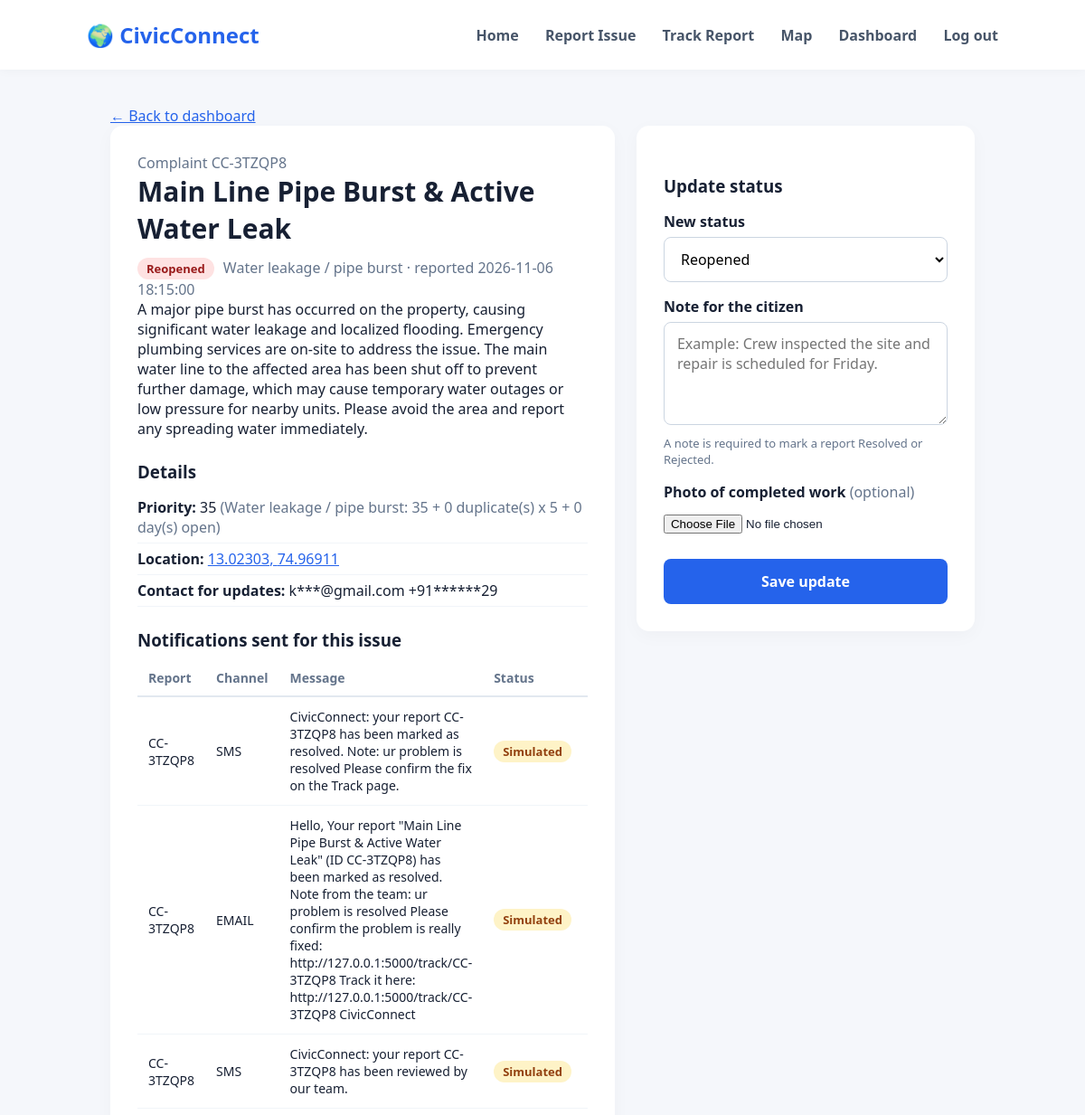
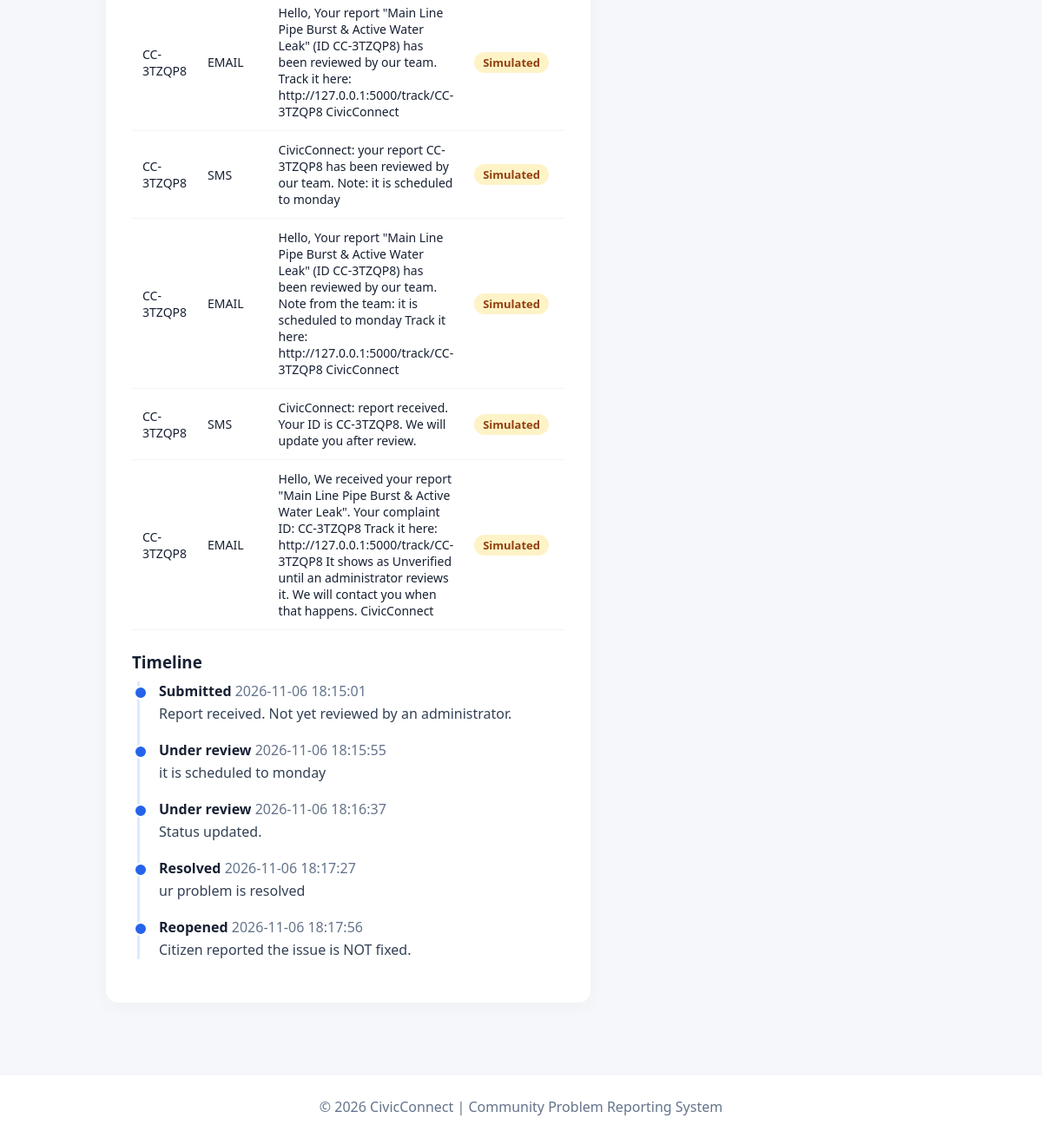
Page /admin/report/52 (signed in) on the committed database (2 pictures, top to bottom).
### tables this page shows
CREATE TABLE reports (
            id INTEGER PRIMARY KEY AUTOINCREMENT,
            complaint_id TEXT UNIQUE NOT NULL,
            title TEXT NOT NULL,
            description TEXT NOT NULL,
            category TEXT NOT NULL,
            lat REAL,
            lng REAL,
            image TEXT,
            status TEXT NOT NULL DEFAULT 'submitted',
            is_verified INTEGER NOT NULL DEFAULT 0,
            duplicate_of INTEGER,
            duplicate_count INTEGER NOT NULL DEFAULT 0,
            citizen_verified INTEGER,
            created_at TEXT NOT NULL,
            updated_at TEXT NOT NULL,
            resolved_at TEXT
        , email TEXT, phone TEXT, contact_email TEXT, contact_phone TEXT);

CREATE TABLE notifications (
            id INTEGER PRIMARY KEY AUTOINCREMENT,
            report_id INTEGER NOT NULL,
            channel TEXT NOT NULL,
            recipient TEXT NOT NULL,
            subject TEXT,
            message TEXT NOT NULL,
            status TEXT NOT NULL DEFAULT 'pending',
            error TEXT,
            created_at TEXT NOT NULL,
            FOREIGN KEY (report_id) REFERENCES reports(id)
        );

CREATE TABLE status_updates (
            id INTEGER PRIMARY KEY AUTOINCREMENT,
            report_id INTEGER NOT NULL,
            status TEXT NOT NULL,
            note TEXT,
            proof_image TEXT,
            created_at TEXT NOT NULL,
            FOREIGN KEY (report_id) REFERENCES reports(id)
        );

### app.py (the view, shortened to what this page needs)
@app.route("/admin/report/<int:report_id>", methods=["GET", "POST"])
@admin_required
def admin_report(report_id):
    db = get_db()
    r = db.execute("SELECT * FROM reports WHERE id = ?", (report_id,)).fetchone()
    if not r:
        abort(404)
    history = db.execute("SELECT * FROM status_updates WHERE report_id = ? ORDER BY id", (r["id"],)).fetchall()
    linked = db.execute(
        "SELECT complaint_id, created_at FROM reports WHERE duplicate_of = ? ORDER BY id", (r["id"],)
    ).fetchall()
    original = None
    if r["duplicate_of"]:
        original = db.execute("SELECT id, title FROM reports WHERE id = ?", (r["duplicate_of"],)).fetchone()
    score, reason = priority(r)
    sent = db.execute(
        """SELECT n.*, rp.complaint_id FROM notifications n
           JOIN reports rp ON rp.id = n.report_id
           WHERE n.report_id = ? OR rp.duplicate_of = ?
           ORDER BY n.id DESC LIMIT 30""",
        (r["id"], r["id"]),
    ).fetchall()
    return render_template(
        "admin_report.html", r=r, history=history, linked=linked, original=original,
        score=score, reason=reason, sent=sent,
    )

### app.py (called while the page is built)
def get_db():
    if "db" not in g:
        g.db = sqlite3.connect(DB_PATH)
        g.db.row_factory = sqlite3.Row
    return g.db

def parse_time(value):
    try:
        return datetime.strptime(value, "%Y-%m-%d %H:%M:%S")
    except (TypeError, ValueError):
        return None

def priority(report):
    label, weight = CATEGORIES.get(report["category"], ("Other", 10))
    created = parse_time(report["created_at"])
    days = max((datetime.now() - created).days, 0) if created else 0
    dups = min(report["duplicate_count"], 10)
    score = weight + dups * 5 + min(days, 30)
    reason = f"{label}: {weight} + {dups} duplicate(s) x 5 + {days} day(s) open"
    return score, reason

@app.template_filter("mask_email")
def mask_email(value):
    if not value or "@" not in value:
        return ""
    name, domain = value.split("@", 1)
    return name[:1] + "***@" + domain

@app.template_filter("mask_phone")
def mask_phone(value):
    if not value:
        return ""
    return value[:3] + "******" + value[-2:] if len(value) > 6 else "***"

@app.after_request
def send_queued_notifications(response):
    jobs = g.pop("jobs", None)
    if jobs:
        notifier.dispatch(jobs, DB_PATH)
    return response

def admin_required(view):
    @wraps(view)
    def wrapper(*args, **kwargs):
        if not session.get("admin"):
            return redirect(url_for("admin_login", next=request.path))
        return view(*args, **kwargs)
    return wrapper

@app.context_processor
def inject_globals():
    return {"STATUS_LABELS": STATUS_LABELS, "CATEGORIES": CATEGORIES}

### templates/admin_report.html (shortened to what this page needs)
{% extends "base.html" %}
{% block content %}
<p><a href="/dashboard">← Back to dashboard</a></p>
<section class="two-col wide-left">
    <div class="card">
        <p class="muted">Complaint {{ r['complaint_id'] }}</p>
        <h1>{{ r['title'] }}</h1>
        <p>
            <span class="badge {{ r['status'] }}">{{ STATUS_LABELS[r['status']] }}</span>
            <span class="muted">{{ CATEGORIES[r['category']][0] }} · reported {{ r['created_at'] }}</span>
        </p>
        <p>{{ r['description'] }}</p>
        <h3>Details</h3>
        <ul class="plain">
            <li><strong>Priority:</strong> {{ score }} <span class="muted">({{ reason }})</span></li>
            <li><strong>Location:</strong>
                {% if r['lat'] is not none %}
                    <a href="https://www.openstreetmap.org/?mlat={{ r['lat'] }}&mlon={{ r['lng'] }}#map=18/{{ r['lat'] }}/{{ r['lng'] }}" target="_blank" rel="noopener">{{ '%.5f'|format(r['lat']) }}, {{ '%.5f'|format(r['lng']) }}</a>
                {% else %}Not provided{% endif %}
            </li>
            <li><strong>Contact for updates:</strong>
                {% if r['contact_email'] or r['contact_phone'] %}
                    {{ r['contact_email']|mask_email }} {{ r['contact_phone']|mask_phone }}
                {% else %}None given{% endif %}
            </li>
        </ul>
        <h3>Notifications sent for this issue</h3>
        {% if sent %}
        <div class="table-wrap">
        <table>
            <thead><tr><th>Report</th><th>Channel</th><th>Message</th><th>Status</th></tr></thead>
            <tbody>
            {% for n in sent %}
                <tr>
                    <td>{{ n['complaint_id'] }}</td>
                    <td>{{ n['channel']|upper }}</td>
                    <td class="msg">{{ n['message'] }}</td>
                    <td><span class="badge {{ n['status'] }}">{{ n['status']|capitalize }}</span></td>
                </tr>
            {% endfor %}
            </tbody>
        </table>
        </div>
        {% else %}
            <p class="muted">No notifications yet. They are sent when the reporter gave an email or mobile number.</p>
        {% endif %}
        <h3>Timeline</h3>
        <ol class="timeline">
            {% for h in history %}
            <li>
                <strong>{{ STATUS_LABELS[h['status']] }}</strong>
                <span class="muted">{{ h['created_at'] }}</span>
                {% if h['note'] %}<p>{{ h['note'] }}</p>{% endif %}
            </li>
            {% endfor %}
        </ol>
    </div>
    <div class="card">
        <h3>Update status</h3>
        <form method="POST" enctype="multipart/form-data">
            <label for="status">New status</label>
            <select id="status" name="status" required>
                {% for key, label in STATUS_LABELS.items() if key != 'submitted' %}
                    <option value="{{ key }}" {% if r['status'] == key %}selected{% endif %}>{{ label }}</option>
                {% endfor %}
            </select>
            <label for="note">Note for the citizen</label>
            <textarea id="note" name="note" rows="4" maxlength="1000"
                      placeholder="Example: Crew inspected the site and repair is scheduled for Friday."></textarea>
            <p class="hint">A note is required to mark a report Resolved or Rejected.</p>
            <label for="proof">Photo of completed work <span class="muted">(optional)</span></label>
            <input id="proof" name="proof" type="file" accept="image/png,image/jpeg,image/webp">
            <button type="submit" class="btn full">Save update</button>
        </form>
    </div>
</section>
{% endblock %}

### static/style.css (style rules this page uses)
* { margin: 0; padding: 0; box-sizing: border-box; }
body { font-family: "Segoe UI", Arial, sans-serif; background: #f5f7fb; color: #172033; }
.btn { display: inline-block; padding: 14px 22px; background: #2563eb; color: white; text-decoration: none; border-radius: 8px; font-weight: 600; margin-right: 8px; }

### static/app.css (style rules this page uses)
.container h1 { font-size: 30px; margin-bottom: 12px; }
.container h3 { margin: 24px 0 10px; }
.container a { color: #2563eb; }
.card { background: white; border-radius: 14px; padding: 30px; margin-bottom: 24px; box-shadow: 0 5px 20px #00000008; }
.muted { color: #64748b; font-weight: 400; }
.hint { color: #64748b; font-size: 13px; margin: 6px 0 14px; }
label { display: block; font-weight: 600; margin: 16px 0 6px; }
input[type="text"], input[type="password"], select, textarea { width: 100%; padding: 12px 14px; border: 1px solid #cbd5e1; border-radius: 8px; font: inherit; background: white; }
input[type="file"] { width: 100%; padding: 8px 0; }
button.btn { border: none; cursor: pointer; font: inherit; font-weight: 600; }
.btn.full { width: 100%; margin: 20px 0 0; text-align: center; }
.badge { display: inline-block; padding: 3px 10px; border-radius: 999px; font-size: 13px; font-weight: 600; margin-right: 6px; }
.badge.reopened { background: #fee2e2; color: #991b1b; }
.timeline { list-style: none; border-left: 3px solid #dbeafe; margin-left: 6px; padding-left: 22px; }
.timeline li { position: relative; margin-bottom: 20px; }
.timeline li::before { content: ""; position: absolute; left: -29px; top: 5px; width: 12px; height: 12px; border-radius: 50%; background: #2563eb; border: 2px solid white; }
.timeline p { margin-top: 4px; color: #334155; }
.two-col { display: grid; grid-template-columns: 1fr 1fr; gap: 24px; }
.two-col.wide-left { grid-template-columns: 1.4fr 1fr; align-items: start; }
.two-col .card { margin-bottom: 24px; }
.plain { list-style: none; }
.plain li { padding: 6px 0; border-bottom: 1px solid #f1f5f9; }
.table-wrap { overflow-x: auto; }
table { width: 100%; border-collapse: collapse; font-size: 14px; }
th { text-align: left; color: #64748b; font-weight: 600; padding: 10px 12px; border-bottom: 2px solid #e2e8f0; white-space: nowrap; }
td { padding: 12px; border-bottom: 1px solid #f1f5f9; vertical-align: middle; }
.badge.simulated { background: #fef3c7; color: #92400e; }
td.msg { max-width: 420px; white-space: normal; }

### rows in the picture
reports: complaint_id "CC-3TZQP8", title "Main Line Pipe Burst & Active Water Leak", status "Reopened", category "Water leakage / pipe burst", created_at "2026-11-06 18:15:00", description "A major pipe burst has occurred on the property, causing significant water leakage and localized flooding. Emergency plumbing services are on-site to address the issue. The main water line to the affected area has been shut off to prevent further damage, which may cause temporary water outages or low pressure for nearby units. Please avoid the area and report any spreading water immediately.", lat "13.02303", lng "74.96911", contact_email|mask_email "k***@gmail.com", contact_phone|mask_phone "+91******29"
notifications: complaint_id "CC-3TZQP8", channel "SMS", message "CivicConnect: your report CC-3TZQP8 has been marked as resolved. Note: ur problem is resolved Please confirm the fix on the Track page.", status "Simulated"
notifications: complaint_id "CC-3TZQP8", channel "EMAIL", message "Hello, Your report \"Main Line Pipe Burst & Active Water Leak\" (ID CC-3TZQP8) has been marked as resolved. Note from the team: ur problem is resolved Please confirm the problem is really fixed: http://127.0.0.1:5000/track/CC-3TZQP8 Track it here: http://127.0.0.1:5000/track/CC-3TZQP8 CivicConnect", status "Simulated"
notifications: complaint_id "CC-3TZQP8", channel "SMS", message "CivicConnect: your report CC-3TZQP8 has been reviewed by our team.", status "Simulated"
notifications: complaint_id "CC-3TZQP8", channel "EMAIL", message "Hello, Your report \"Main Line Pipe Burst & Active Water Leak\" (ID CC-3TZQP8) has been reviewed by our team. Track it here: http://127.0.0.1:5000/track/CC-3TZQP8 CivicConnect", status "Simulated"
notifications: complaint_id "CC-3TZQP8", channel "SMS", message "CivicConnect: your report CC-3TZQP8 has been reviewed by our team. Note: it is scheduled to monday", status "Simulated"
notifications: complaint_id "CC-3TZQP8", channel "EMAIL", message "Hello, Your report \"Main Line Pipe Burst & Active Water Leak\" (ID CC-3TZQP8) has been reviewed by our team. Note from the team: it is scheduled to monday Track it here: http://127.0.0.1:5000/track/CC-3TZQP8 CivicConnect", status "Simulated"
notifications: complaint_id "CC-3TZQP8", channel "SMS", message "CivicConnect: report received. Your ID is CC-3TZQP8. We will update you after review.", status "Simulated"
notifications: complaint_id "CC-3TZQP8", channel "EMAIL", message "Hello, We received your report \"Main Line Pipe Burst & Active Water Leak\". Your complaint ID: CC-3TZQP8 Track it here: http://127.0.0.1:5000/track/CC-3TZQP8 It shows as Unverified until an administrator reviews it. We will contact you when that happens. CivicConnect", status "Simulated"
status_updates: status "Submitted", created_at "2026-11-06 18:15:01", note "Report received. Not yet reviewed by an administrator."
status_updates: status "Under review", created_at "2026-11-06 18:15:55", note "it is scheduled to monday"
status_updates: status "Under review", created_at "2026-11-06 18:16:37", note "Status updated."
status_updates: status "Resolved", created_at "2026-11-06 18:17:27", note "ur problem is resolved"
status_updates: status "Reopened", created_at "2026-11-06 18:17:56", note "Citizen reported the issue is NOT fixed."

### other values in the picture
{{ score }} "35"
{{ reason }} "Water leakage / pipe burst: 35 + 0 duplicate(s) x 5 + 0 day(s) open"
